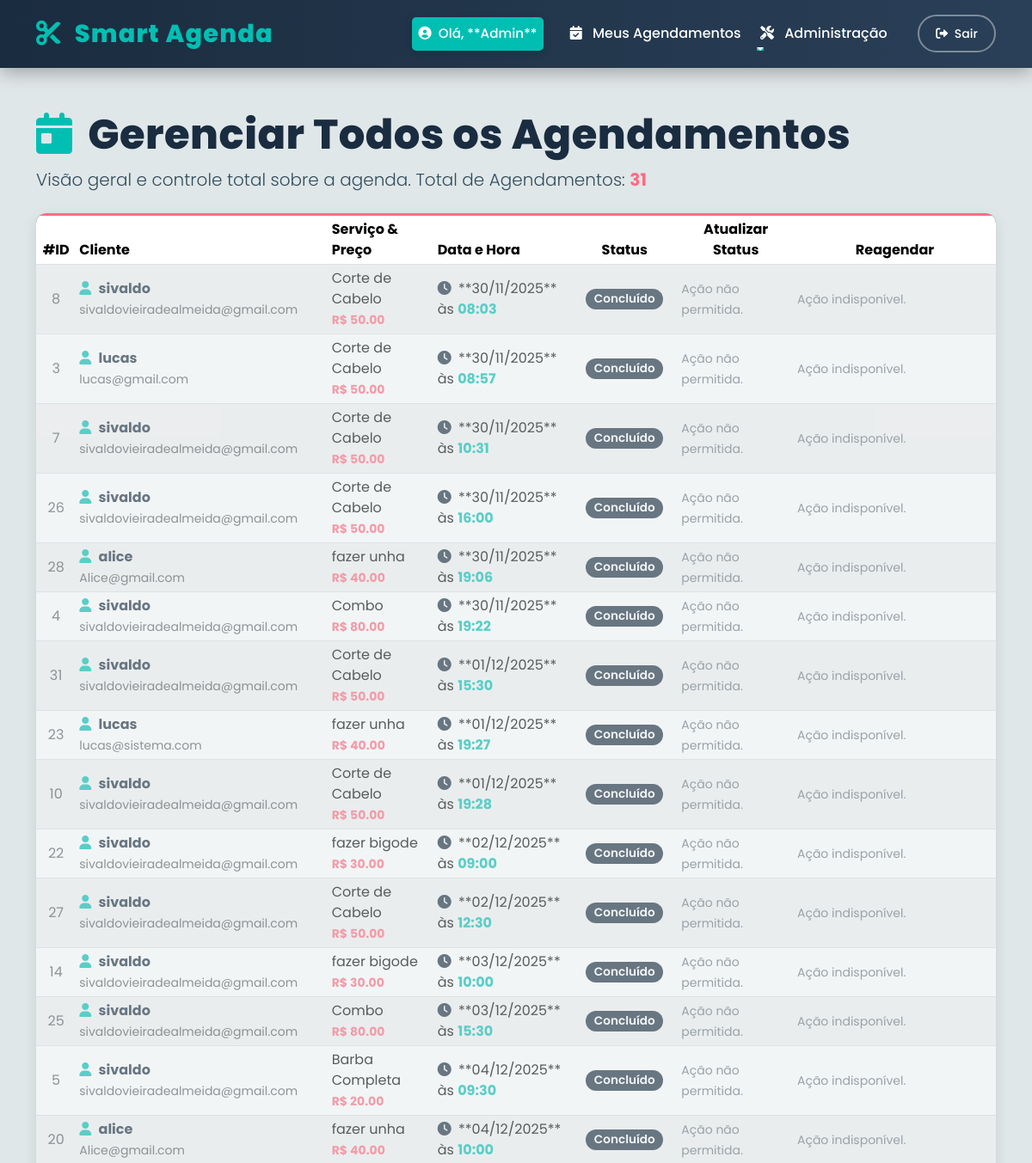
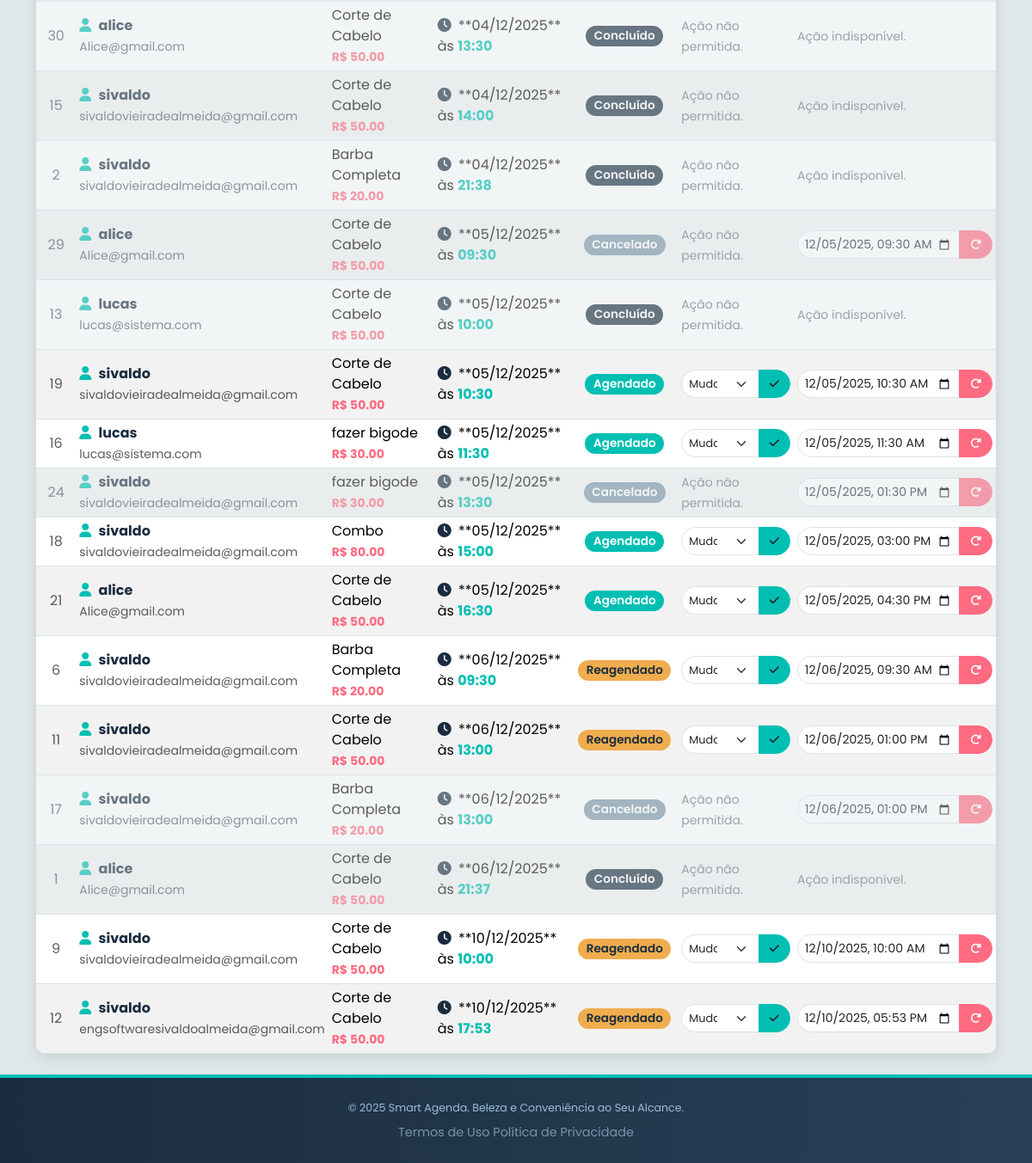
Page /services/manage_appointments (signed in) on the committed database (2 pictures, top to bottom).
### app/models.py (models this page shows, shortened)
class User(UserMixin, db.Model):
    id = db.Column(db.Integer, primary_key=True)
    nome = db.Column(db.String(100), nullable=False)
    email = db.Column(db.String(120), unique=True, nullable=False)
    senha_hash = db.Column(db.String(256), nullable=False)
    is_admin = db.Column(db.Boolean, default=False)
    __table_args__ = (Index('idx_user_email', 'email'),)

class Appointment(db.Model):
    id = db.Column(db.Integer, primary_key=True)
    data_horario = db.Column(db.DateTime, index=True, nullable=False)
    status = db.Column(db.String(50), default='Agendado')
    created_at = db.Column(db.DateTime, default=lambda: datetime.now(timezone.utc))
    user_id = db.Column(db.Integer, db.ForeignKey('user.id'), nullable=False)
    service_id = db.Column(db.Integer, db.ForeignKey('service.id'), nullable=False)
    user = db.relationship('User', backref='agendamentos', foreign_keys=[user_id])
    servico = db.relationship('Service', backref='agendamentos_do_servico', foreign_keys=[service_id])

class Service(db.Model):
    id = db.Column(db.Integer, primary_key=True)
    nome = db.Column(db.String(100), nullable=False, unique=True)
    descricao = db.Column(db.String(255))
    preco = db.Column(db.Float, nullable=False)
    duracao_minutos = db.Column(db.Integer, nullable=False)
    is_active = db.Column(db.Boolean, default=True)

### app/services/routes.py (the view)
@bp.route('/manage_appointments')
@login_required
@admin_required
def manage_appointments():
    all_appointments = Appointment.query.order_by(Appointment.data_horario.asc()).all()
    return render_template('services/manage_appointments.html',
                           title='Gerenciar Agendamentos',
                           appointments=all_appointments,
                           now=datetime.now)

### app/templates/services/manage_appointments.html (shortened to what this page needs)
{% extends "base.html" %}
{% block content %}
<div class="schedule-header mt-4 mb-4">
    <h1 class="display-5"><i class="fas fa-calendar-day me-2"></i> Gerenciar Todos os Agendamentos</h1>
    <p class="lead" style="color: var(--text-default);">Visão geral e controle total sobre a agenda. Total de Agendamentos: <span class="fw-bold" style="color: var(--accent-pink);">{{ appointments | length }}</span></p>
</div>
<div class="table-responsive table-schedule">
    <table class="table table-striped table-hover align-middle table-sm mb-0">
        <thead>
            <tr>
                <th class="text-center" style="width: 5%;">#ID</th>
                <th style="width: 15%;">Cliente</th>
                <th style="width: 15%;">Serviço & Preço</th>
                <th style="width: 18%;">Data e Hora</th>
                <th class="text-center" style="width: 12%;">Status</th>
                <th class="text-center" style="width: 18%;">Atualizar Status</th>
                <th class="text-center" style="width: 17%;">Reagendar</th>
            </tr>
        </thead>
        <tbody>
            {% for appointment in appointments %}
            {% set appt_passed = appointment.data_horario < now() %}
            {% set row_class = 'row-disabled' if appointment.status == 'Concluído' or appointment.status == 'Cancelado' %}
            <tr class="{{ row_class }}">
                <td class="text-center text-muted">{{ appointment.id }}</td>
                <td>
                    <i class="fas fa-user me-1" style="color: var(--primary-teal);"></i> <strong style="color: var(--dark-navy);">{{ appointment.user.nome }}</strong><br>
                    <small class="text-muted">{{ appointment.user.email }}</small>
                </td>
                <td>
                    {{ appointment.servico.nome }}<br>
                    <small class="fw-bold" style="color: var(--accent-pink);">R$ {{ "%.2f"|format(appointment.servico.preco) }}</small>
                </td>
                <td>
                    <i class="fas fa-clock me-1" style="color: var(--dark-navy);"></i>
                    **{{ appointment.data_horario.strftime('%d/%m/%Y') }}**
                    às <span class="fw-bold" style="color: var(--primary-teal);">{{ appointment.data_horario.strftime('%H:%M') }}</span>
                </td>
                <td class="text-center">
                    {% if appointment.status == 'Agendado' %}
                        {% if appt_passed %}
                             <span class="badge status-badge bg-late">Atrasado</span>
                        {% else %}
                             <span class="badge status-badge bg-scheduled">Agendado</span>
                        {% endif %}
                    {% elif appointment.status == 'Concluído' %}
                        <span class="badge status-badge bg-completed">Concluído</span>
                    {% elif appointment.status == 'Cancelado' %}
                        <span class="badge status-badge bg-cancelled">Cancelado</span>
                    {% elif appointment.status == 'Reagendado' %}
                        <span class="badge status-badge bg-rescheduled">Reagendado</span>
                    {% else %}
                        <span class="badge status-badge bg-info">{{ appointment.status }}</span>
                    {% endif %}
                </td>
                <td>
                    {% if appointment.status != 'Cancelado' and appointment.status != 'Concluído' %}
                    <form method="POST"
                          action="{{ url_for('services.update_appointment_status', appointment_id=appointment.id) }}"
                          class="input-group input-group-sm"
                          onsubmit="return handleStatusChange(this);">
                        <select name="status" class="form-select" data-bs-toggle="tooltip" title="Altera o estado do agendamento.">
                            <option value="" disabled selected>Mudar para...</option>
                        </select>
                        <button type="submit" class="btn btn-save-status" data-bs-toggle="tooltip" title="Salvar novo status">
                            <i class="fas fa-check"></i>
                        </button>
                    </form>
                    {% else %}
                        <small class="text-secondary">Ação não permitida.</small>
                    {% endif %}
                </td>
                <td>
                    {% if appointment.status != 'Concluído' and not appt_passed %}
                    <form method="POST" action="{{ url_for('services.reschedule_appointment', appointment_id=appointment.id) }}" class="input-group input-group-sm">
                        <input type="datetime-local"
                               name="new_datetime"
                               class="form-control"
                               required
                               data-bs-toggle="tooltip" title="Nova data e hora."
                               value="{{ appointment.data_horario.strftime('%Y-%m-%dT%H:%M') }}"
                               min="{{ now().strftime('%Y-%m-%dT%H:%M') }}">
                        <button type="submit" class="btn btn-reschedule" data-bs-toggle="tooltip" title="Reagendar e notificar cliente">
                            <i class="fas fa-redo-alt"></i>
                        </button>
                    </form>
                    {% else %}
                        <small class="text-secondary">Ação indisponível.</small>
                    {% endif %}
                </td>
            </tr>
            {% endfor %}
        </tbody>
    </table>
</div>
{% endblock %}

### app/templates/base.html (shortened to what this page needs)
<!DOCTYPE html>
<html lang="pt-br">
<head>
    <link href="https://cdn.jsdelivr.net/npm/bootstrap@5.3.3/dist/css/bootstrap.min.css" rel="stylesheet">
    <link rel="stylesheet" href="https://cdnjs.cloudflare.com/ajax/libs/font-awesome/6.0.0-beta3/css/all.min.css">
</head>
<body>
    <nav class="navbar navbar-expand-lg navbar-dark fixed-top navbar-custom" role="navigation" aria-label="Navegação Principal do Smart Agenda">
        <div class="container">
            <a class="navbar-brand" href="{{ url_for('main.index') }}">
                <i class="fas fa-cut me-2"></i> Smart Agenda
            </a>
            <div class="collapse navbar-collapse" id="navbarNav">
                <ul class="navbar-nav ms-auto align-items-lg-center">
                    {% if current_user.is_authenticated %}
                        <li class="nav-item me-3 d-none d-lg-block">
                            <span class="nav-link user-welcome" aria-label="Usuário logado: Olá, {{ current_user.nome }}">
                                <i class="fas fa-user-circle me-1"></i> Olá, **{{ current_user.nome }}**
                            </span>
                        </li>
                        <li class="nav-item">
                            <a class="nav-link" href="{{ url_for('services.my_appointments') }}" aria-label="Ver meus agendamentos">
                                <i class="fas fa-calendar-check me-2"></i> Meus Agendamentos
                            </a>
                        </li>
                        {% if current_user.is_admin %}
                        <li class="nav-item dropdown me-2">
                            <a class="nav-link dropdown-toggle" href="#" id="adminDropdown" role="button" data-bs-toggle="dropdown" aria-expanded="false" aria-label="Menu de Administração">
                                <i class="fas fa-tools me-2"></i> Administração
                            </a>
                        </li>
                        {% endif %}
                        <li class="nav-item">
                            <a class="btn btn-sm ms-lg-3 btn-logout" href="{{ url_for('auth.logout') }}" aria-label="Sair da conta">
                                <i class="fas fa-sign-out-alt me-1"></i> Sair
                            </a>
                        </li>
                    {% endif %}
                </ul>
            </div>
        </div>
    </nav>
    <main class="container py-4">
        {% block content %}{% endblock %}
    </main>
    <footer class="footer-custom mt-auto"> <div class="container text-center">
            <small>&copy; 2025 Smart Agenda. Beleza e Conveniência ao Seu Alcance.</small>
            <div class="mt-2">
                <a href="{{ url_for('main.terms') }}">Termos de Uso</a>
<a href="{{ url_for('main.privacy') }}">Política de Privacidade</a>
            </div>
        </div>
    </footer>
</body>
</html>

### app/templates/base.html (style rules this page uses)
:root { --primary-teal: #00BFB2; --accent-pink: #FF6B81; --dark-navy: #1A2C3F; --light-gray: #E0E7E9; --text-on-dark: #FDFEFE; --text-default: #334D5C; }
body { font-family: 'Poppins', sans-serif; background-color: var(--light-gray); padding-top: 80px; color: var(--text-default); min-height: 100vh; display: flex; flex-direction: column; }
main { flex-grow: 1; }
.navbar-custom { background: linear-gradient(90deg, var(--dark-navy) 0%, #2A4058 100%); box-shadow: 0 5px 20px rgba(0, 0, 0, 0.3); padding-top: 0.8rem; padding-bottom: 0.8rem; transition: all 0.3s ease-in-out; }
.navbar-custom .navbar-brand { font-weight: 800; color: var(--primary-teal) !important; letter-spacing: 1.2px; font-size: 1.8rem; transition: color 0.3s ease-in-out; }
.navbar-custom .nav-link { color: var(--text-on-dark) !important; font-weight: 500; padding: 0.5rem 1rem; margin: 0 0.2rem; border-radius: 5px; transition: all 0.3s ease-in-out; position: relative; }
.navbar-custom .nav-link::after { content: ''; position: absolute; width: 0; height: 2px; bottom: 0; left: 0; background-color: var(--primary-teal); transition: width 0.3s ease-out; }
.btn-logout { background-color: transparent; border: 2px solid rgba(255, 255, 255, 0.4); color: var(--text-on-dark) !important; font-weight: 500; padding: 0.6rem 1.2rem; border-radius: 50px; transition: all 0.3s ease-in-out; }
.user-welcome { background-color: var(--primary-teal); color: var(--dark-navy) !important; padding: 8px 18px; border-radius: 30px; font-size: 0.95rem; font-weight: 600; box-shadow: 0 2px 8px rgba(0, 0, 0, 0.15); margin-right: 15px; animation: pulse-welcome 1.5s infinite alternate; }
.footer-custom { background: linear-gradient(90deg, var(--dark-navy) 0%, #2A4058 100%); color: #9abed4; border-top: 4px solid var(--primary-teal); padding: 1.5rem 0; font-size: 0.9rem; }
.footer-custom a { color: #7994A8; text-decoration: none; transition: color 0.3s ease-in-out; }

### app/templates/services/manage_appointments.html (style rules this page uses)
.schedule-header h1 { font-weight: 800; color: var(--dark-navy) !important; letter-spacing: 0.5px; }
.schedule-header h1 i { color: var(--primary-teal); }
.table-schedule { border-radius: 12px; overflow: hidden; box-shadow: 0 4px 15px rgba(0, 0, 0, 0.1); }
.table-schedule thead tr { background-color: var(--dark-navy); color: var(--text-on-dark); font-weight: 600; border-top: 3px solid var(--accent-pink); }
.status-badge { font-size: 0.85rem; font-weight: 600; padding: 0.4em 0.7em; border-radius: 50px; min-width: 90px; display: inline-block; text-align: center; }
.bg-scheduled { background-color: var(--primary-teal); color: white; }
.bg-completed { background-color: var(--dark-navy); color: white; }
.bg-cancelled { background-color: #7994A8; color: white; }
.bg-rescheduled { background-color: #f0ad4e; color: var(--dark-navy); }
.input-group-sm .form-select { border-radius: 50px 0 0 50px; font-size: 0.8rem; }
.input-group-sm .btn { border-radius: 0 50px 50px 0; font-size: 0.8rem; padding: 0.35rem 0.75rem; }
.btn-save-status { background-color: var(--primary-teal) !important; border-color: var(--primary-teal) !important; }
.btn-reschedule { background-color: var(--accent-pink) !important; border-color: var(--accent-pink) !important; color: white !important; }
input[type="datetime-local"] { font-size: 0.8rem; border-radius: 50px 0 0 50px !important; }
.row-disabled { opacity: 0.6; }

### rows in the picture
User: nome "Admin"
Appointment: id "8", user.nome "sivaldo", user.email "sivaldovieiradealmeida@gmail.com", servico.nome "Corte de Cabelo", data_horario "30/11/2025", data_horario "08:03", status "Concluído"
Service: servico.preco "50.00"
Appointment: id "3", user.nome "lucas", user.email "lucas@gmail.com", servico.nome "Corte de Cabelo", data_horario "30/11/2025", data_horario "08:57", status "Concluído"
Appointment: id "7", user.nome "sivaldo", user.email "sivaldovieiradealmeida@gmail.com", servico.nome "Corte de Cabelo", data_horario "30/11/2025", data_horario "10:31", status "Concluído"
Appointment: id "26", user.nome "sivaldo", user.email "sivaldovieiradealmeida@gmail.com", servico.nome "Corte de Cabelo", data_horario "30/11/2025", data_horario "16:00", status "Concluído"
Appointment: id "28", user.nome "alice", user.email "Alice@gmail.com", servico.nome "fazer unha", data_horario "30/11/2025", data_horario "19:06", status "Concluído"
Service: servico.preco "40.00"
Appointment: id "4", user.nome "sivaldo", user.email "sivaldovieiradealmeida@gmail.com", servico.nome "Combo", data_horario "30/11/2025", data_horario "19:22", status "Concluído"
Service: servico.preco "80.00"
Appointment: id "31", user.nome "sivaldo", user.email "sivaldovieiradealmeida@gmail.com", servico.nome "Corte de Cabelo", data_horario "01/12/2025", data_horario "15:30", status "Concluído"
Appointment: id "23", user.nome "lucas", user.email "lucas@sistema.com", servico.nome "fazer unha", data_horario "01/12/2025", data_horario "19:27", status "Concluído"
Appointment: id "10", user.nome "sivaldo", user.email "sivaldovieiradealmeida@gmail.com", servico.nome "Corte de Cabelo", data_horario "01/12/2025", data_horario "19:28", status "Concluído"
Appointment: id "22", user.nome "sivaldo", user.email "sivaldovieiradealmeida@gmail.com", servico.nome "fazer bigode", data_horario "02/12/2025", data_horario "09:00", status "Concluído"
Service: servico.preco "30.00"
Appointment: id "27", user.nome "sivaldo", user.email "sivaldovieiradealmeida@gmail.com", servico.nome "Corte de Cabelo", data_horario "02/12/2025", data_horario "12:30", status "Concluído"
Appointment: id "14", user.nome "sivaldo", user.email "sivaldovieiradealmeida@gmail.com", servico.nome "fazer bigode", data_horario "03/12/2025", data_horario "10:00", status "Concluído"
Appointment: id "25", user.nome "sivaldo", user.email "sivaldovieiradealmeida@gmail.com", servico.nome "Combo", data_horario "03/12/2025", data_horario "15:30", status "Concluído"
Appointment: id "5", user.nome "sivaldo", user.email "sivaldovieiradealmeida@gmail.com", servico.nome "Barba Completa", data_horario "04/12/2025", data_horario "09:30", status "Concluído"
Service: servico.preco "20.00"
Appointment: id "20", user.nome "alice", user.email "Alice@gmail.com", servico.nome "fazer unha", data_horario "04/12/2025", data_horario "10:00", status "Concluído"
Appointment: id "30", user.nome "alice", user.email "Alice@gmail.com", servico.nome "Corte de Cabelo", data_horario "04/12/2025", data_horario "13:30", status "Concluído"
Appointment: id "15", user.nome "sivaldo", user.email "sivaldovieiradealmeida@gmail.com", servico.nome "Corte de Cabelo", data_horario "04/12/2025", data_horario "14:00", status "Concluído"
Appointment: id "2", user.nome "sivaldo", user.email "sivaldovieiradealmeida@gmail.com", servico.nome "Barba Completa", data_horario "04/12/2025", data_horario "21:38", status "Concluído"
Appointment: id "29", user.nome "alice", user.email "Alice@gmail.com", servico.nome "Corte de Cabelo", data_horario "05/12/2025", data_horario "09:30", status "Cancelado", new_datetime "12/05/2025 09:30"
Appointment: id "13", user.nome "lucas", user.email "lucas@sistema.com", servico.nome "Corte de Cabelo", data_horario "05/12/2025", data_horario "10:00", status "Concluído"
Appointment: id "19", user.nome "sivaldo", user.email "sivaldovieiradealmeida@gmail.com", servico.nome "Corte de Cabelo", data_horario "05/12/2025", data_horario "10:30", status "Agendado", new_datetime "12/05/2025 10:30"
Appointment: id "16", user.nome "lucas", user.email "lucas@sistema.com", servico.nome "fazer bigode", data_horario "05/12/2025", data_horario "11:30", status "Agendado", new_datetime "12/05/2025 11:30"
Appointment: id "24", user.nome "sivaldo", user.email "sivaldovieiradealmeida@gmail.com", servico.nome "fazer bigode", data_horario "05/12/2025", data_horario "13:30", status "Cancelado", new_datetime "12/05/2025 13:30"
Appointment: id "18", user.nome "sivaldo", user.email "sivaldovieiradealmeida@gmail.com", servico.nome "Combo", data_horario "05/12/2025", data_horario "15:00", status "Agendado", new_datetime "12/05/2025 15:00"
Appointment: id "21", user.nome "alice", user.email "Alice@gmail.com", servico.nome "Corte de Cabelo", data_horario "05/12/2025", data_horario "16:30", status "Agendado", new_datetime "12/05/2025 16:30"
Appointment: id "6", user.nome "sivaldo", user.email "sivaldovieiradealmeida@gmail.com", servico.nome "Barba Completa", data_horario "06/12/2025", data_horario "09:30", status "Reagendado", new_datetime "12/06/2025 09:30"
Appointment: id "11", user.nome "sivaldo", user.email "sivaldovieiradealmeida@gmail.com", servico.nome "Corte de Cabelo", data_horario "06/12/2025", data_horario "13:00", status "Reagendado", new_datetime "12/06/2025 13:00"
Appointment: id "17", user.nome "sivaldo", user.email "sivaldovieiradealmeida@gmail.com", servico.nome "Barba Completa", data_horario "06/12/2025", data_horario "13:00", status "Cancelado", new_datetime "12/06/2025 13:00"
Appointment: id "1", user.nome "alice", user.email "Alice@gmail.com", servico.nome "Corte de Cabelo", data_horario "06/12/2025", data_horario "21:37", status "Concluído"
Appointment: id "9", user.nome "sivaldo", user.email "sivaldovieiradealmeida@gmail.com", servico.nome "Corte de Cabelo", data_horario "10/12/2025", data_horario "10:00", status "Reagendado", new_datetime "12/10/2025 10:00"
Appointment: id "12", user.nome "sivaldo", user.email "engsoftwaresivaldoalmeida@gmail.com", servico.nome "Corte de Cabelo", data_horario "10/12/2025", data_horario "17:53", status "Reagendado", new_datetime "12/10/2025 17:53"

### other values in the picture
{{ appointments | length }} "31"
